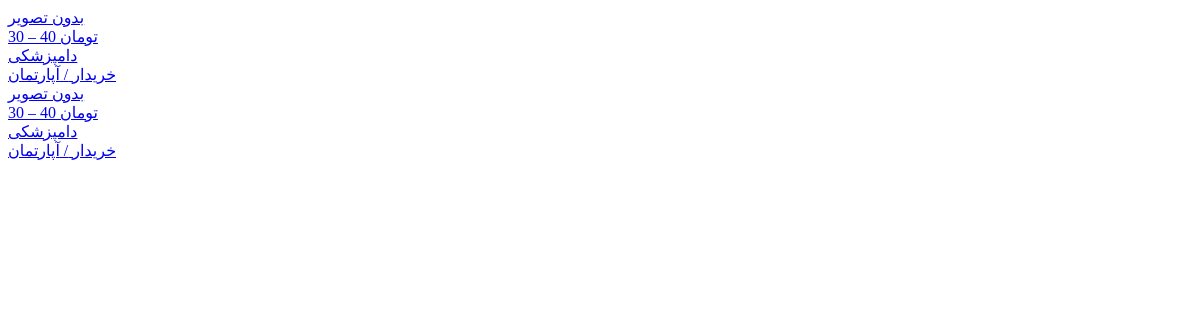
/consultants/ (signed in), run on an earlier commit of the app's database.
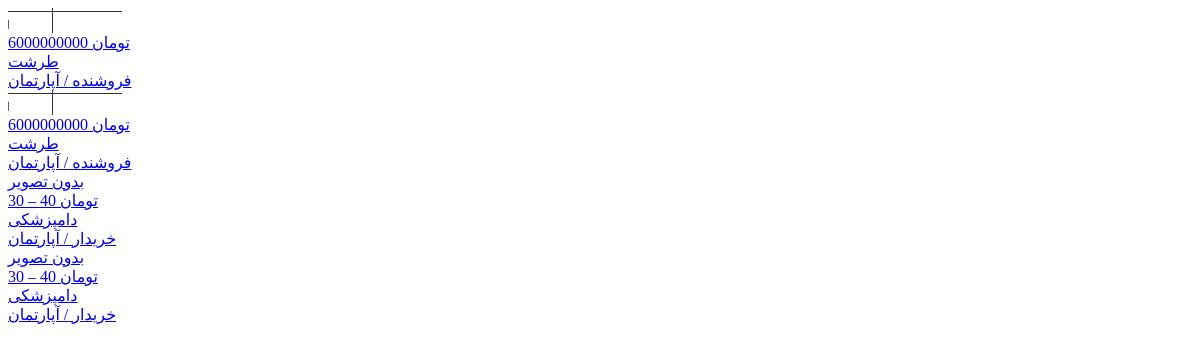
And on a later commit of the database.
### filing_requests/models.py (models this page shows, shortened)
class BaseRequest(models.Model):
    user = models.ForeignKey(
        settings.AUTH_USER_MODEL,
        on_delete=models.CASCADE,
        related_name="%(class)s_requests"
    )
    user_type = models.CharField(max_length=10, choices=USER_TYPE_CHOICES)
    property_type = models.CharField(max_length=20, choices=PROPERTY_TYPE_CHOICES)
    district = models.ForeignKey(
        "District",
        on_delete=models.PROTECT
    )
    min_price = models.BigIntegerField(blank=True, null=True)
    max_price = models.BigIntegerField(blank=True, null=True)
    exact_price = models.BigIntegerField(blank=True, null=True)
    min_area = models.PositiveIntegerField(blank=True, null=True)
    max_area = models.PositiveIntegerField(blank=True, null=True)
    exact_area = models.PositiveIntegerField(blank=True, null=True)
    created_at = models.DateTimeField(auto_now_add=True)
    updated_at = models.DateTimeField(auto_now=True)
    @property
    def content_type_id(self):
        return ContentType.objects.get_for_model(self.__class__).id
    class Meta:
        abstract = True

class BuyApartmentRequest(BaseRequest):
    bedrooms = models.PositiveSmallIntegerField(choices=BEDROOM_CHOICES, default=1)
    year_built = models.SmallIntegerField(choices=YEAR_BUILT_CHOICES, blank=True, default=1)
    has_elevator = models.BooleanField(default=False)
    has_parking = models.BooleanField(default=False)
    has_storage = models.BooleanField(default=False)
    has_balcony = models.BooleanField(default=False)

class District(models.Model):
    name = models.CharField(max_length=100, unique=True)
    class Meta:
        ordering = ["name"]

class SellApartmentRequest(BaseRequest):
    picture_1 = models.ImageField(upload_to="media/apartment/sell_apartment/", blank=True)
    picture_2 = models.ImageField(upload_to="media/apartment/sell_apartment/", blank=True)
    picture_3 = models.ImageField(upload_to="media/apartment/sell_apartment/", blank=True)
    picture_4 = models.ImageField(upload_to="media/apartment/sell_apartment/", blank=True)
    picture_5 = models.ImageField(upload_to="media/apartment/sell_apartment/", blank=True)
    address = models.CharField(max_length=150)
    bedrooms = models.PositiveSmallIntegerField(choices=BEDROOM_CHOICES, default=1)
    units_per_floor = models.PositiveSmallIntegerField(choices=UNITS_PER_FLOOR_CHOICES, default=1)
    floor = models.SmallIntegerField(choices=FLOOR_CHOICES, default=1)
    total_floors = models.PositiveSmallIntegerField(choices=TOTAL_FLOORS_CHOICES, default=1)
    year_built = models.SmallIntegerField(choices=YEAR_BUILT_CHOICES, default=1)
    has_elevator = models.BooleanField(default=False)
    has_parking = models.BooleanField(default=False)
    has_storage = models.BooleanField(default=False)
    has_balcony = models.BooleanField(default=False)
    occupancy_status = models.SmallIntegerField(choices=OCCUPANCY_STATUS_CHOICES, default=1)
    deed_status = models.SmallIntegerField(choices=DEED_STATUS_CHOICES, default=1)
    description = models.CharField(max_length=500, blank=True)

### consultants/views.py (the view)
# urls.py: 2. Add a URL to urlpatterns:  path('', views.home, name='home')
@login_required
@consultant_required
def home(request):
    return render(request, "consultant_home.html", {
        "requests": all_requests()
    })

### accounts/permissions.py (called while the page is built)
def is_consultant(user):
    if not user or not user.is_authenticated:
        return False
    return bool(getattr(user, "is_consultant", False))

def consultant_required(view_function):
    @wraps(view_function)
    def wrapper(request, *args, **kwargs):
        if not is_consultant(request.user):
            return PermissionDenied
        return view_function(request ,*args, **kwargs)
    return wrapper

### consultants/utils.py (called while the page is built)
def all_requests():
    result = []
    for model in ALL_REQUEST_MODELS:
        result.extend(
            model.objects.select_related("user", "district").all()
        )
    result.sort(key=lambda r: r.created_at, reverse=True)
    return result

### consultants/templates/consultant_home.html
{% for req in requests %}
    <a class="card" href="{% url 'consultants:request_detail' req.content_type_id req.pk %}">
        <div class="card-image">
            {% if req.picture_1 %}
                <img src="{{ req.picture_1.url }}" alt="">
            {% else %}
                <div class="no-image">بدون تصویر</div>
            {% endif %}
        </div>
        <div class="card-price">
            {% if req.exact_price %}
                {{ req.exact_price }} تومان
            {% elif req.min_price %}
                {{ req.min_price }} – {{ req.max_price }} تومان
            {% elif req.deposit %}
                ودیعه {{ req.deposit }} - اجاره {{ req.monthly_rent }}
            {% elif req.min_deposit %}
                ودیعه {{ req.min_deposit }}–{{ req.max_deposit }} - اجاره {{ req.min_rent }}–{{ req.max_rent }}
            {% else %}
                —
            {% endif %}
        </div>
        <div class="card-district">
            {{ req.district.name }}
        </div>
        <div class="card-type">
            {{ req.get_user_type_display }} / {{ req.get_property_type_display }}
        </div>
    </a>
{% empty %}
    <p>درخواستی ثبت نشده است.</p>
{% endfor %}

What changed in the data, as far as the page shows it:
added SellApartmentRequest: picture_1 (picture), exact_price "6000000000", district.name "طرشت", user_type "فروشنده", property_type "آپارتمان"
added SellApartmentRequest: picture_1 (picture), exact_price "6000000000", district.name "طرشت", user_type "فروشنده", property_type "آپارتمان"
